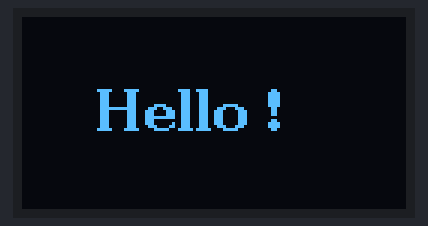
Recording of a sketch running on a simulated Arduino Uno, built with avr-gcc and run on an emulated ATmega328P. On the bench: 128×64 one-colour display.

Above: at 0.1 s.

The sketch:

03-1_OLED.ino
```cpp
/*
  專案名稱：03-1_OLED
  功能：使用 U8G2 函式庫，在 SSD1306 128x64 OLED 顯示器上顯示 Hello !

  OLED 設定：
  - 控制器：SSD1306
  - 解析度：128 x 64
  - 介面：I2C
  - I2C 位址：0x3C
  - 使用第一組 I2C：Wire

  HUB-8735 Ultra 第一組 I2C 接線：
  - OLED SDA -> IO3
  - OLED SCL/SCK -> IO4
  - OLED VCC -> 3.3V
  - OLED GND -> GND

  注意：
  HUB-8735 Ultra 的 Wire 第一組 I2C 對應 IO3/IO4。
  如果 OLED 接在老師前一個指定的 IO0/IO1，請改用 Wire1
  版本，而不是本程式。
*/

#include <Wire.h>
#include <U8g2lib.h>

// SSD1306 128x64，硬體 I2C，使用 Wire 第一組 I2C。
// U8X8_PIN_NONE 表示 OLED 不使用 RESET 腳位。
U8G2_SSD1306_128X64_NONAME_F_HW_I2C u8g2(
  U8G2_R0,
  U8X8_PIN_NONE
);

void setup() {
  // 設定 OLED 的 I2C 位址。
  // U8G2 的 setI2CAddress() 需要 8-bit 位址，
  // 因此 7-bit 位址 0x3C 要左移一位。
  u8g2.setI2CAddress(0x3C << 1);

  // 初始化 U8G2；此建構子會使用第一組 I2C：Wire。
  u8g2.begin();

  // 設定字型。
  u8g2.setFont(u8g2_font_ncenB14_tr);

  // 清除內部畫面緩衝區，準備繪圖。
  u8g2.clearBuffer();

  // 顯示 Hello !
  // x=25、y=38，讓文字大致位於 128x64 螢幕中央。
  u8g2.drawStr(25, 38, "Hello !");

  // 將緩衝區內容實際送到 OLED 顯示。
  u8g2.sendBuffer();
}

void loop() {
  // 測試文字固定顯示，不需要重複更新。
}
```
